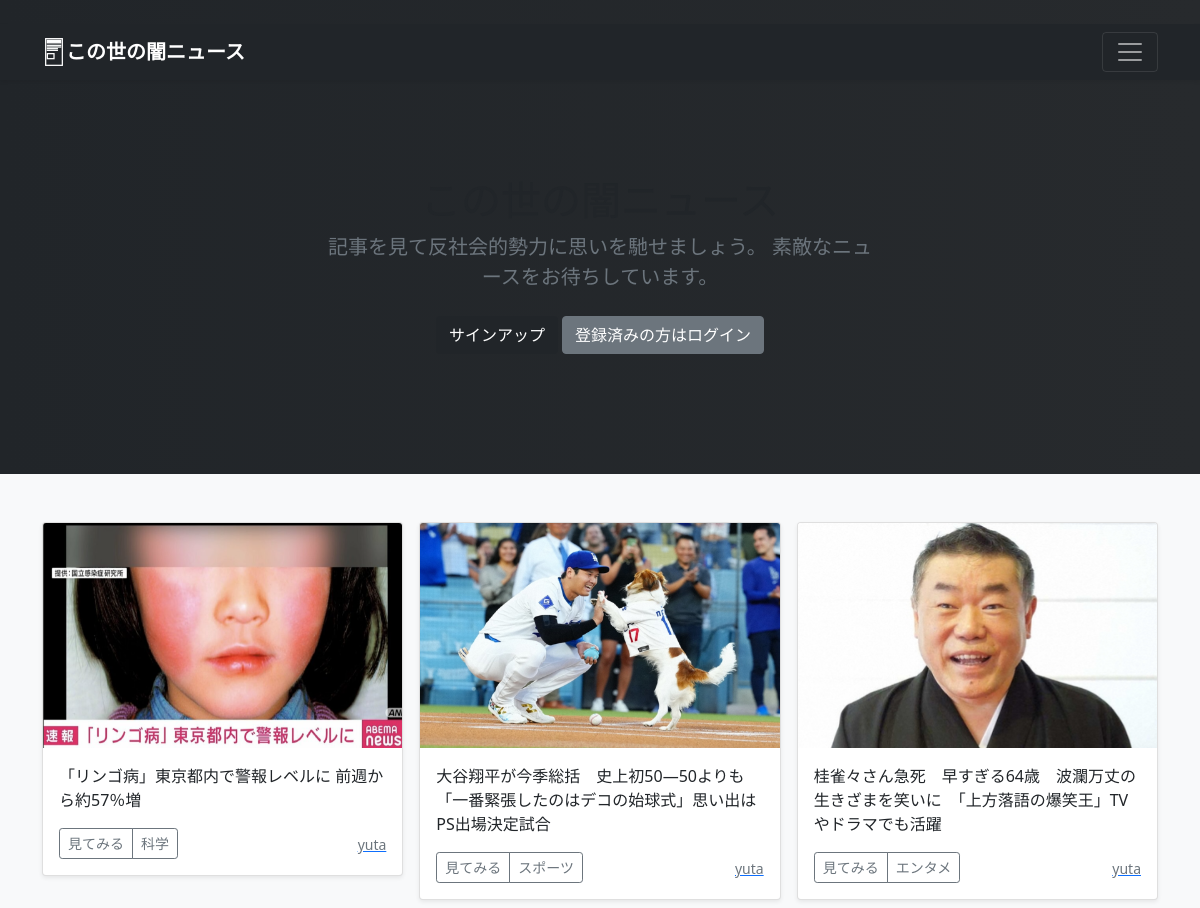
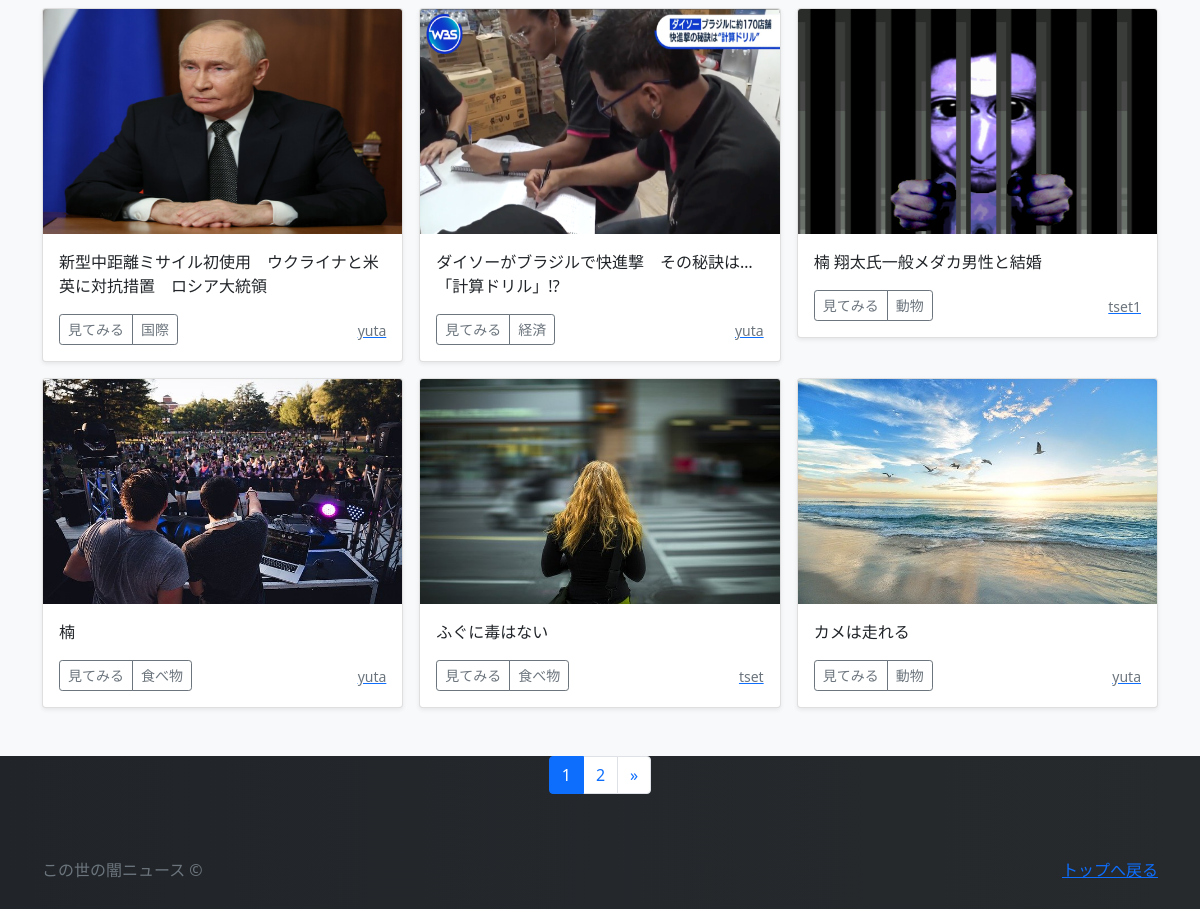
The page / on the database its author committed (2 pictures, top to bottom).
### article/models.py (models this page shows, shortened)
class ArticlePost(models.Model):
    user = models.ForeignKey(
        CustomUser,
        verbose_name='ユーザー',
        on_delete=models.CASCADE
        )
    category = models.ForeignKey(
        Category,
        verbose_name='カテゴリ',
        on_delete=models.PROTECT
        )
    title = models.CharField(
        verbose_name='タイトル', # フィールドのタイトル
        max_length=200        # 最大文字数は200
        )
    comment = models.TextField(
        verbose_name='コメント',  # フィールドのタイトル
        )
    image1 = models.ImageField(
        verbose_name='イメージ1',# フィールドのタイトル
        upload_to = 'photos'   # MEDIA_ROOT以下のphotosにファイルを保存
        )
    image2 = models.ImageField(
        verbose_name='イメージ2',# フィールドのタイトル
        upload_to = 'photos',  # MEDIA_ROOT以下のphotosにファイルを保存
        blank=True,            # フィールド値の設定は必須でない
        null=True              # データベースにnullが保存されることを許容
        )
    posted_at = models.DateTimeField(
        verbose_name='投稿日時', # フィールドのタイトル
        auto_now_add=True       # 日時を自動追加
        )

class Category(models.Model):
    title = models.CharField(
        verbose_name='カテゴリ', # フィールドのタイトル
        max_length=20)

### accounts/models.py (models this page shows)
class CustomUser(AbstractUser):
    pass

### article/views.py (the view)
# urls.py: path('', views.IndexView.as_view(), name='index'),
class IndexView(ListView):
    template_name = 'index.html'
    queryset = ArticlePost.objects.order_by('-posted_at')
    paginate_by = 9

### article/templates/index.html (shortened to what this page needs)
{% extends "base.html" %}
{% block contents %}
{% include "article_title.html" %}
{% include "article_list.html" %}
{% include "pagination.html" %}
{% endblock %}

### article/templates/base.html (shortened to what this page needs)
{% load static %}
<!doctype html>
<html lang="ja">
  <head>
    <link href="https://cdn.jsdelivr.net/npm/bootstrap@5.0.2/dist/css/bootstrap.min.css"
          rel="stylesheet"
>
    <link href="{% static 'css/styles123.css' %}" rel="stylesheet" />
  </head>
  <body>
    <header>
      <div class="navbar navbar-dark bg-dark shadow-sm">
        <div class="container">
          <a href="{% url 'article:index' %}"
             class="navbar-brand d-flex align-items-center">
            <strong>この世の闇ニュース</strong>
          </a>
          <button class="navbar-toggler"
                  type="button"
                  data-bs-toggle="collapse"
                  data-bs-target="#navbarHeader"
                  aria-controls="navbarHeader"
                  aria-expanded="false"
                  aria-label="Toggle navigation">
            <span class="navbar-toggler-icon"></span>
          </button>
        </div>
      </div>
    </header>
    <main>
      {% block contents %}{% endblock %}
    </main>
    {% block footer %}
    <footer class="text-muted py-5">
      <div class="container">
        <p class="float-end mb-1">
          <a href="{% url "article:index" %}">トップへ戻る</a>
        </p>
        <p class="mb-1">
          この世の闇ニュース &copy; </p>
      </div>
    </footer>
    {% endblock %}
  </body>
</html>

### article/templates/article_title.html
  <section class="py-5 text-center container">
    <div class="row py-lg-5">
      <div class="col-lg-6 col-md-8 mx-auto">
        <h1 class="fw-light">この世の闇ニュース</h1>
        <p class="lead text-muted">
          記事を見て反社会的勢力に思いを馳せましょう。
          素敵なニュースをお待ちしています。</p>
        <p>
          {% if user.is_authenticated %}
          <a href="{% url "article:post" %}"
            class="btn btn-primary my-2">投稿する</a>
          <a href="{% url 'accounts:logout' %}"
            class="btn btn-secondary my-2">ログアウト</a>
          {% else %}
          <a href="{% url 'accounts:signup' %}"
            class="btn btn-primary my-2">サインアップ</a>
          <a href="{% url 'accounts:login' %}"
            class="btn btn-secondary my-2">登録済みの方はログイン</a>
          {% endif %}
        </p>
      </div>
    </div>
  </section>

### article/templates/article_list.html (shortened to what this page needs)
  <div class="album py-5 bg-light">
    <div class="container">
      <div class="row row-cols-1 row-cols-sm-2 row-cols-md-3 g-3">
        {% for record in object_list %}
        <div class="col">
          <div class="card shadow-sm">
            <img src="{{ record.image1.url }}"
                class="bd-placeholder-img card-img-top"
                width="100%" height="225"
                xmlns="http://www.w3.org/2000/svg"
                role="img" aria-label="Placeholder: Thumbnail"
                preserveAspectRatio="xMidYMid slice"
                focusable="false">
                <rect width="100%" height="100%" fill="#55595c"/>
            <div class="card-body">
              <p class="card-text">
                {{record.title}}
              </p>
              <div class="d-flex justify-content-between align-items-center">
                <div class="btn-group">
                  <button type="button"
                          class="btn btn-sm btn-outline-secondary"
onclick="location.href='{% url 'article:article_detail' record.pk %}'">
                          見てみる</button>
                  <button type="button"
                          class="btn btn-sm btn-outline-secondary"
onclick="location.href='{% url 'article:article_cat' category=record.category.id %}'">
                          {{record.category.title}}</button>
                </div>
                <a href="{% url 'article:user_list' user=record.user.id %}">
                  <small class="text-muted">
                    {{record.user.username}}</small>
                </a>
              </div>
            </div>
          </div>
        </div>
        {% endfor %}
      </div>
    </div>
  </div>

### article/templates/pagination.html (shortened to what this page needs)
<ul class="pagination"
    style="justify-content:center">
    {% for num in page_obj.paginator.page_range %}
        {% if page_obj.number == num %}
        <li class="page-item active">
            <span class="page-link">{{ num }}</span>
        </li>
        {% else %}
        <li class="page-item">
            <a class="page-link" href="?page={{ num }}">{{ num }}</a>
        </li>
        {% endif %}
    {% endfor %}
    {% if page_obj.has_next %}
    <li class="page-item">
        <a class="page-link"
           href="?page={{ page_obj.next_page_number }}"
           aria-label="Next">
            <span aria-hidden="true">&raquo;</span>
        </a>
    </li>
    {% endif %}
</ul>

### newsproject/static/css/styles123.css (style rules this page uses)
body { background: #212529; background: linear-gradient(to right, #212529, #272a2d); }
.btn-primary { color: #fff; background-color: #212529; border-color: #212529; }

### article/templates/base.html (style rules this page uses)
.bd-placeholder-img { font-size: 1.125rem; text-anchor: middle; -webkit-user-select: none; -moz-user-select: none; user-select: none; }

### rows shown on the page
ArticlePost: image1 (picture), title "「リンゴ病」東京都内で警報レベルに 前週から約57％増", category "科学", user.username "yuta"
ArticlePost: image1 (picture), title "大谷翔平が今季総括 史上初50―50よりも「一番緊張したのはデコの始球式」思い出はPS出場決定試合", category "スポーツ", user.username "yuta"
ArticlePost: image1 (picture), title "桂雀々さん急死 早すぎる64歳 波瀾万丈の生きざまを笑いに 「上方落語の爆笑王」TVやドラマでも活躍", category "エンタメ", user.username "yuta"
ArticlePost: image1 (picture), title "新型中距離ミサイル初使用 ウクライナと米英に対抗措置 ロシア大統領", category "国際", user.username "yuta"
ArticlePost: image1 (picture), title "ダイソーがブラジルで快進撃 その秘訣は…「計算ドリル」!?", category "経済", user.username "yuta"
ArticlePost: image1 (picture), title "楠 翔太氏一般メダカ男性と結婚", category "動物", user.username "tset1"
ArticlePost: image1 (picture), title "楠", category "食べ物", user.username "yuta"
ArticlePost: image1 (picture), title "ふぐに毒はない", category "食べ物", user.username "tset"
ArticlePost: image1 (picture), title "カメは走れる", category "動物", user.username "yuta"

### other values the page prints
{{ num }} "1"
{{ num }} "2"
